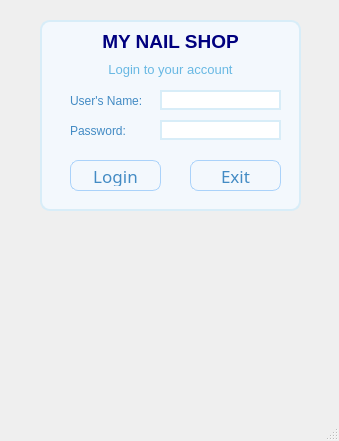
<?xml version="1.0" encoding="UTF-8"?>
<ui version="4.0">
 <class>MainWindow</class>
 <widget class="QMainWindow" name="MainWindow">
  <property name="geometry">
   <rect>
    <x>0</x>
    <y>0</y>
    <width>339</width>
    <height>441</height>
   </rect>
  </property>
  <property name="windowTitle">
   <string>MainWindow</string>
  </property>
  <widget class="QWidget" name="centralwidget">
   <widget class="QLabel" name="label_2">
    <property name="geometry">
     <rect>
      <x>40</x>
      <y>40</y>
      <width>47</width>
      <height>14</height>
     </rect>
    </property>
    <property name="text">
     <string/>
    </property>
   </widget>
   <widget class="QLabel" name="label_5">
    <property name="geometry">
     <rect>
      <x>10</x>
      <y>-10</y>
      <width>321</width>
      <height>391</height>
     </rect>
    </property>
    <property name="styleSheet">
     <string notr="true">
border-radius: 10px;
padding: 2px 8px;</string>
    </property>
    <property name="text">
     <string/>
    </property>
    <property name="pixmap">
     <pixmap>../images/Brown and Beige Minimalist Nail Art Salon Services Instagram Post (1).png</pixmap>
    </property>
    <property name="scaledContents">
     <bool>true</bool>
    </property>
   </widget>
   <widget class="QLabel" name="label_7">
    <property name="geometry">
     <rect>
      <x>40</x>
      <y>20</y>
      <width>261</width>
      <height>191</height>
     </rect>
    </property>
    <property name="styleSheet">
     <string notr="true">
    border-radius: 10px;
    padding: 2px 8px;
border: 2px solid rgb(216, 237, 248);

font: 14pt &quot;Rockwell Condensed&quot;;
color: rgb(243, 248, 253);
background-color: rgb(243, 248, 253);
</string>
    </property>
    <property name="text">
     <string/>
    </property>
   </widget>
   <widget class="QLabel" name="label_8">
    <property name="geometry">
     <rect>
      <x>60</x>
      <y>60</y>
      <width>221</width>
      <height>20</height>
     </rect>
    </property>
    <property name="styleSheet">
     <string notr="true">color: rgb(104, 184, 227);
font: 20 20pt &quot;Alex Brush&quot;;</string>
    </property>
    <property name="text">
     <string>&lt;html&gt;&lt;head/&gt;&lt;body&gt;&lt;p align=&quot;center&quot;&gt;&lt;span style=&quot; font-size:10pt;&quot;&gt;Login to your account&lt;/span&gt;&lt;/p&gt;&lt;/body&gt;&lt;/html&gt;</string>
    </property>
   </widget>
   <widget class="QLabel" name="label_9">
    <property name="geometry">
     <rect>
      <x>60</x>
      <y>30</y>
      <width>221</width>
      <height>20</height>
     </rect>
    </property>
    <property name="styleSheet">
     <string notr="true">color: rgb(0, 0, 127);
font: 20 20pt &quot;Alex Brush&quot;;
</string>
    </property>
    <property name="text">
     <string>&lt;html&gt;&lt;head/&gt;&lt;body&gt;&lt;p align=&quot;center&quot;&gt;&lt;span style=&quot; font-size:14pt; font-weight:600; color:#00007f;&quot;&gt;MY NAIL SHOP&lt;/span&gt;&lt;/p&gt;&lt;/body&gt;&lt;/html&gt;</string>
    </property>
   </widget>
   <widget class="QPushButton" name="pushButtonLogin">
    <property name="geometry">
     <rect>
      <x>70</x>
      <y>160</y>
      <width>91</width>
      <height>31</height>
     </rect>
    </property>
    <property name="minimumSize">
     <size>
      <width>0</width>
      <height>0</height>
     </size>
    </property>
    <property name="font">
     <font>
      <family>Rockwell Condensed</family>
      <pointsize>13</pointsize>
      <weight>50</weight>
      <italic>false</italic>
      <bold>false</bold>
     </font>
    </property>
    <property name="styleSheet">
     <string notr="true">background-color: qlineargradient(
    x1:0, y1:0,
    x2:0, y2:1,
    stop:0 rgb(215, 233, 255),
    stop:1 rgb(67, 139, 196);
);
font: 13pt &quot;Rockwell Condensed&quot;;
color:  rgb(67, 139, 196);
border: 1px solid rgb(170,210,250);
border-radius: 8px;
padding: 4px 12px;
</string>
    </property>
    <property name="text">
     <string>Login</string>
    </property>
    <property name="icon">
     <iconset>
      <normaloff>../images/ic_login.png</normaloff>../images/ic_login.png</iconset>
    </property>
    <property name="iconSize">
     <size>
      <width>25</width>
      <height>20</height>
     </size>
    </property>
    <property name="autoRepeatDelay">
     <number>302</number>
    </property>
    <property name="autoDefault">
     <bool>false</bool>
    </property>
   </widget>
   <widget class="QPushButton" name="pushButtonExit">
    <property name="geometry">
     <rect>
      <x>190</x>
      <y>160</y>
      <width>91</width>
      <height>31</height>
     </rect>
    </property>
    <property name="font">
     <font>
      <family>Rockwell Condensed</family>
      <pointsize>13</pointsize>
      <weight>50</weight>
      <italic>false</italic>
      <bold>false</bold>
     </font>
    </property>
    <property name="styleSheet">
     <string notr="true">background-color: qlineargradient(
    x1:0, y1:0,
    x2:0, y2:1,
    stop:0 rgb(215, 233, 255),
    stop:1 rgb(67, 139, 196);
);
font: 13pt &quot;Rockwell Condensed&quot;;
color:  rgb(67, 139, 196);
border: 1px solid rgb(170,210,250);
border-radius: 8px;
padding: 4px 12px;
</string>
    </property>
    <property name="text">
     <string>Exit</string>
    </property>
    <property name="icon">
     <iconset>
      <normaloff>../images/ic_exit.png</normaloff>../images/ic_exit.png</iconset>
    </property>
    <property name="iconSize">
     <size>
      <width>40</width>
      <height>25</height>
     </size>
    </property>
   </widget>
   <widget class="QLabel" name="label">
    <property name="geometry">
     <rect>
      <x>70</x>
      <y>90</y>
      <width>81</width>
      <height>21</height>
     </rect>
    </property>
    <property name="styleSheet">
     <string notr="true">color:  rgb(67, 139, 196);

font: 10pt &quot;Rockwell Condensed&quot;;</string>
    </property>
    <property name="text">
     <string>User's Name: </string>
    </property>
   </widget>
   <widget class="QLabel" name="label_3">
    <property name="geometry">
     <rect>
      <x>70</x>
      <y>120</y>
      <width>81</width>
      <height>21</height>
     </rect>
    </property>
    <property name="styleSheet">
     <string notr="true">color:  rgb(67, 139, 196);
font: 10pt &quot;Rockwell Condensed&quot;;</string>
    </property>
    <property name="text">
     <string>Password:</string>
    </property>
   </widget>
   <widget class="QLineEdit" name="lineEditUsername">
    <property name="geometry">
     <rect>
      <x>160</x>
      <y>90</y>
      <width>121</width>
      <height>20</height>
     </rect>
    </property>
    <property name="styleSheet">
     <string notr="true">border: 2px solid rgb(216, 237, 248);

</string>
    </property>
   </widget>
   <widget class="QLineEdit" name="lineEditPassword">
    <property name="geometry">
     <rect>
      <x>160</x>
      <y>120</y>
      <width>121</width>
      <height>20</height>
     </rect>
    </property>
    <property name="styleSheet">
     <string notr="true">border: 2px solid rgb(216, 237, 248);</string>
    </property>
    <property name="text">
     <string/>
    </property>
    <property name="echoMode">
     <enum>QLineEdit::Password</enum>
    </property>
   </widget>
  </widget>
  <widget class="QMenuBar" name="menubar">
   <property name="geometry">
    <rect>
     <x>0</x>
     <y>0</y>
     <width>339</width>
     <height>22</height>
    </rect>
   </property>
  </widget>
  <widget class="QStatusBar" name="statusbar"/>
 </widget>
 <resources/>
 <connections/>
</ui>
